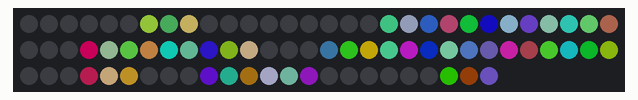
The sketch below on a simulated ESP8266 (NodeMCU). Parts: 84 RGB LEDs in strip order, left to right, continuing on the next row. Dim RGB values are drawn brighter than linear; WiFi joins after 1.5 s; servers stay silent unless stated; network time is answered at once with the bench clock; the local clock reads 2024-03-15 10:24:30 at power-on unless the sketch sets it; random numbers use the default seed unless the sketch sets one; what the sketch prints to the serial monitor is not drawn.

Above: at 1.7 s.
At 5.6 s:
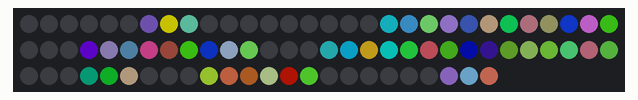
At 10.6 s:
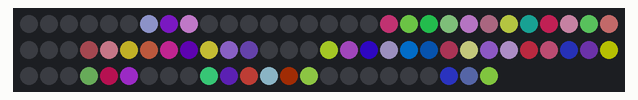
At 19.6 s:
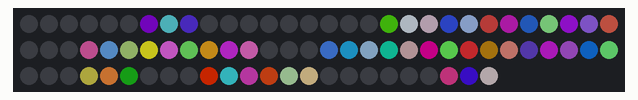
At 28.6 s:
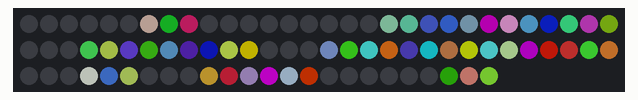
At 38.6 s:
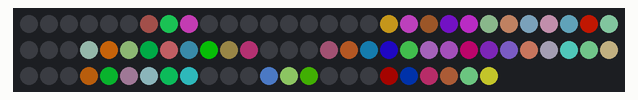

The sketch:

7segments.ino
```cpp
#include <Adafruit_NeoPixel.h>
// Declare our NeoPixel strip object:
#define LED_PIN   2
#define LED_COUNT 84
Adafruit_NeoPixel strip(LED_COUNT, LED_PIN, NEO_GRB + NEO_KHZ400);

#include <ESP8266WiFi.h>

// CONFIGURATION HERE
char ssid[] = "Camp2019-things"; //SSID of your Wi-Fi router
char pass[] = "camp2019"; //Password of your Wi-Fi router

int brightness = 100;
uint32_t color = strip.Color(140, 0, 255);

bool rnd = true; // this overrules the color and lets each segment have it's own random color
bool more_rnd = true; // each led get's it's own color

const long interval = 1000;
//


#include <WiFiUdp.h>
WiFiUDP ntpUDP;

#include <NTPClient.h>
NTPClient timeClient(ntpUDP);
String formattedDate;
String dayStamp;
String timeStamp;


unsigned long previousMillis = 0;


void setup() {
  Serial.begin(115200);

  // Setup strip
  strip.begin();
  strip.show();
  strip.setBrightness(brightness);

  // Connect to WiFi
  WiFi.begin(ssid, pass);
  while (WiFi.status() != WL_CONNECTED) {
    Serial.println(WiFi.status());
    glitter(150);
  }
  Serial.print("Connected to WiFi: ");
  Serial.println(WiFi.localIP());

  // Setup NTP client
  Serial.println("updating time from ntp server...");
  // start ntp client
  timeClient.begin();
  timeClient.setTimeOffset(3600 * 2);

  // Reset strip
  turn_off();
}


void loop() {
  unsigned long currentMillis = millis();

  while (!timeClient.update()) {
    Serial.println("updating time...");
    timeClient.forceUpdate();
  }

  if (currentMillis - previousMillis >= interval) {
    previousMillis = currentMillis;

    formattedDate = timeClient.getFormattedDate();
    int splitT = formattedDate.indexOf("T");
    timeStamp = formattedDate.substring(splitT + 1, formattedDate.length() - 4);

    String t = timeStamp.substring(0, 2);
    t += timeStamp.substring(3, 5);

    print_number(t, color, rnd, more_rnd);
  }

}
```

strip.ino
```cpp
#define MAX_RAND 0xFFFFFF
#define MIN_RAND 0x666666

void turn_off() {
  for (int i = 0; i < strip.numPixels(); i++) {
    strip.setPixelColor(i, 0, 0, 0);
  }
  strip.show();
}

void glitter(int d) {
  for (int i = 0; i < strip.numPixels(); i++) {
    uint32_t color = strip.Color(random(MIN_RAND, MAX_RAND), random(MIN_RAND, MAX_RAND), random(MIN_RAND, MAX_RAND));
    strip.setPixelColor(i, color);
  }
  strip.show();
  delay(d);
}


void print_number(int number, uint32_t color, bool rnd, bool more_rnd) {
  String s = String(number);
  print_number(s, color, rnd, more_rnd);
}

void print_number(String number, uint32_t color, bool rnd, bool more_rnd) {
  uint32_t old_color = color;
  for (int i = 0; i < 4; i++) {
    // See ascii table
    if (i == 0 && number[i] - 48 == 0) {
      print_digit(i, number[i] - 48, strip.Color(0, 0, 0), rnd, more_rnd);
    } else {
      print_digit(i, number[i] - 48, color, rnd, more_rnd);
    }
  }
  strip.show();
}

void print_digit(int segment, int number, uint32_t color, bool rnd, bool more_rnd) {
  int offset = segment * 21;

  for (int i = offset; i <= offset + 20; i++) {
    strip.setPixelColor(i, 0, 0, 0);
  }

  if (number == 4 || number ==  5 || number ==  6 || number ==  8 || number ==  9 || number ==  0) {
    if (rnd || more_rnd) {
      color = strip.Color(random(MIN_RAND, MAX_RAND), random(MIN_RAND, MAX_RAND), random(MIN_RAND, MAX_RAND));
    }
    strip.setPixelColor(offset + 0, color);
    if (more_rnd) {
      color = strip.Color(random(MIN_RAND, MAX_RAND), random(MIN_RAND, MAX_RAND), random(MIN_RAND, MAX_RAND));
    }
    strip.setPixelColor(offset + 1, color);
    if (more_rnd) {
      color = strip.Color(random(MIN_RAND, MAX_RAND), random(MIN_RAND, MAX_RAND), random(MIN_RAND, MAX_RAND));
    }
    strip.setPixelColor(offset + 2, color);
  }

  if ( number == 2 || number ==  3 || number ==  5 || number ==  6 || number ==  7 || number ==  8 || number ==  9 || number ==  0) {
    if (rnd || more_rnd) {
      color = strip.Color(random(MIN_RAND, MAX_RAND), random(MIN_RAND, MAX_RAND), random(MIN_RAND, MAX_RAND));
    }
    strip.setPixelColor(offset + 3, color);
    if (more_rnd) {
      color = strip.Color(random(MIN_RAND, MAX_RAND), random(MIN_RAND, MAX_RAND), random(MIN_RAND, MAX_RAND));
    }
    strip.setPixelColor(offset + 4, color);
    if (more_rnd) {
      color = strip.Color(random(MIN_RAND, MAX_RAND), random(MIN_RAND, MAX_RAND), random(MIN_RAND, MAX_RAND));
    }
    strip.setPixelColor(offset + 5, color);
  }

  if ( number == 1 || number ==  2 || number == 4 || number ==  3 || number ==  7 || number ==  8 || number ==  9 || number ==  0) {
    if (rnd || more_rnd) {
      color = strip.Color(random(MIN_RAND, MAX_RAND), random(MIN_RAND, MAX_RAND), random(MIN_RAND, MAX_RAND));
    }
    strip.setPixelColor(offset + 6, color);
    if (more_rnd) {
      color = strip.Color(random(MIN_RAND, MAX_RAND), random(MIN_RAND, MAX_RAND), random(MIN_RAND, MAX_RAND));
    }
    strip.setPixelColor(offset + 7, color);
    if (more_rnd) {
      color = strip.Color(random(MIN_RAND, MAX_RAND), random(MIN_RAND, MAX_RAND), random(MIN_RAND, MAX_RAND));
    }
    strip.setPixelColor(offset + 8, color);
  }

  if ( number == 2 || number ==  3 || number ==  4 || number ==  5 || number ==  6 || number ==  8 || number ==  9) {
    if (rnd || more_rnd) {
      color = strip.Color(random(MIN_RAND, MAX_RAND), random(MIN_RAND, MAX_RAND), random(MIN_RAND, MAX_RAND));
    }
    strip.setPixelColor(offset + 9, color);
    if (more_rnd) {
      color = strip.Color(random(MIN_RAND, MAX_RAND), random(MIN_RAND, MAX_RAND), random(MIN_RAND, MAX_RAND));
    }
    strip.setPixelColor(offset + 10, color);
    if (more_rnd) {
      color = strip.Color(random(MIN_RAND, MAX_RAND), random(MIN_RAND, MAX_RAND), random(MIN_RAND, MAX_RAND));
    }
    strip.setPixelColor(offset + 11, color);
  }

  if (number == 2 || number ==  6 || number ==  8 || number == 0) {
    if (rnd || more_rnd) {
      color = strip.Color(random(MIN_RAND, MAX_RAND), random(MIN_RAND, MAX_RAND), random(MIN_RAND, MAX_RAND));
    }
    strip.setPixelColor(offset + 12, color);
    if (more_rnd) {
      color = strip.Color(random(MIN_RAND, MAX_RAND), random(MIN_RAND, MAX_RAND), random(MIN_RAND, MAX_RAND));
    }
    strip.setPixelColor(offset + 13, color);
    if (more_rnd) {
      color = strip.Color(random(MIN_RAND, MAX_RAND), random(MIN_RAND, MAX_RAND), random(MIN_RAND, MAX_RAND));
    }
    strip.setPixelColor(offset + 14, color);
  }

  if (number == 2 || number == 3 || number == 5 || number == 6 || number == 8 || number == 9 || number == 0) {
    if (rnd || more_rnd) {
      color = strip.Color(random(MIN_RAND, MAX_RAND), random(MIN_RAND, MAX_RAND), random(MIN_RAND, MAX_RAND));
    }
    strip.setPixelColor(offset + 15, color);
    if (more_rnd) {
      color = strip.Color(random(MIN_RAND, MAX_RAND), random(MIN_RAND, MAX_RAND), random(MIN_RAND, MAX_RAND));
    }
    strip.setPixelColor(offset + 16, color);
    if (more_rnd) {
      color = strip.Color(random(MIN_RAND, MAX_RAND), random(MIN_RAND, MAX_RAND), random(MIN_RAND, MAX_RAND));
    }
    strip.setPixelColor(offset + 17, color);
  }

  if (number == 1 || number == 3 || number == 4 || number == 5 || number == 6 || number == 7 || number == 8 || number == 9 || number == 0) {
    if (rnd || more_rnd) {
      color = strip.Color(random(MIN_RAND, MAX_RAND), random(MIN_RAND, MAX_RAND), random(MIN_RAND, MAX_RAND));
    }
    strip.setPixelColor(offset + 18, color);
    if (more_rnd) {
      color = strip.Color(random(MIN_RAND, MAX_RAND), random(MIN_RAND, MAX_RAND), random(MIN_RAND, MAX_RAND));
    }
    strip.setPixelColor(offset + 19, color);
    if (more_rnd) {
      color = strip.Color(random(MIN_RAND, MAX_RAND), random(MIN_RAND, MAX_RAND), random(MIN_RAND, MAX_RAND));
    }
    strip.setPixelColor(offset + 20, color);
  }
}
```

Measured:
- what the display in image 0 shows lasts 1.0 s, from 1.6 s to 2.6 s
